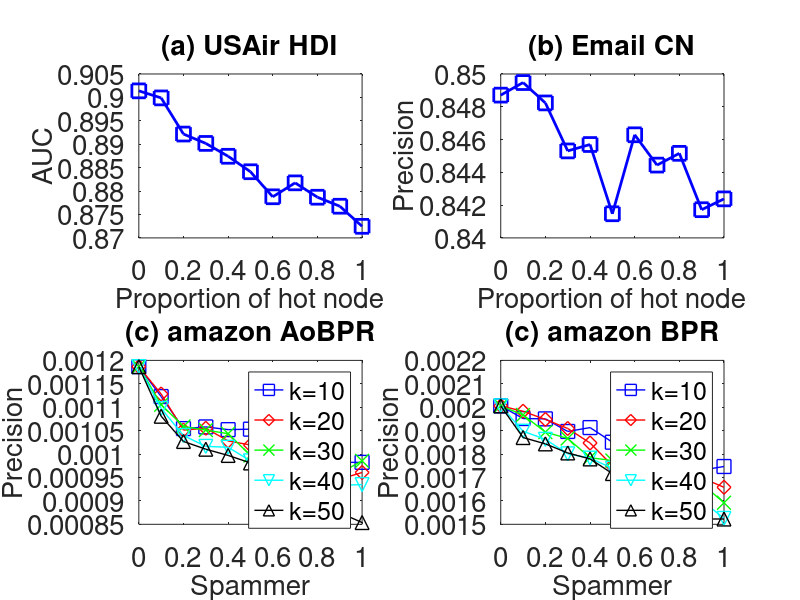

The MATLAB script that drew this image:
subplot(2,2,1);
x=0:0.1:1;
y=[
0.901395667
0.899891333
0.892173333
0.890175333
0.887428333
0.884124
0.878778
0.881754667
0.878684667
0.876763667
0.872471667
];
plot(x,y,'-bs','LineWidth',2,'MarkerSize',10);
set(gca,'FontSize',20);
xlabel('Proportion of hot node','fontsize',20);
ylabel('AUC','fontsize',20);
title('(a) USAir HDI','fontsize',20);

subplot(2,2,2);
x=0:0.1:1;
y=[0.84871,0.849476333,0.848234333 ,0.845306333 ,0.845697  0.841471667  ,0.846290667 ,0.844441 ,0.845158667 ,0.84172 ,0.842381 ,];
plot(x,y,'-bs','LineWidth',2,'MarkerSize',10);
set(gca,'FontSize',20);
xlabel('Proportion of hot node','fontsize',20);
ylabel('Precision','fontsize',20);
title('(b) Email CN','fontsize',20);

subplot(2,2,3);
x=0:0.1:1;
y=[0.001186700767263420 ,0.001122807017543860  ,0.00105434782608695 ,0.00105797101449275 ,0.00105217391304348 ,0.00105314009661836 ,0.00101601830663615 ,0.000997711670480547,0.000982286634460545 ,0.000982286634460545  ,0.000982286634460544 ,];
plot(x,y,'-bs','LineWidth',1,'MarkerSize',10);
hold on;

y=[0.001186700767263420,0.00112820512820513,0.00105120772946860 ,0.00105507246376811 ,0.0010280193236715,0.001019323671497580,0.000998885172798214,0.00100483091787439 ,0.00098357487922705 ,0.000946169772256727,0.000960662525879914 ,];
plot(x,y,'-rd','LineWidth',1,'MarkerSize',10);
hold on;

y=[0.001186700767263420,0.00110531400966183,0.00105893719806763 ,0.0010512077294686,0.00104347826086956,0.00099710144927536,0.000989371980676325,0.00098964803312629,0.000972129319955403,0.000959156785243739,0.000985507246376808,];
plot(x,y,'-gx','LineWidth',1,'MarkerSize',10);
hold on;

y=[0.001186700767263420,0.00109730848861283,0.00103961352657004,0.00101642512077294,0.00101449275362318,0.000985507246376809,0.000979066022544282,0.000966183574879225,0.000934782608695649,0.000933333333333331 ,0.000934782608695651,];
plot(x,y,'-cv','LineWidth',1,'MarkerSize',10);
hold on;

y=[0.001186700767263420,0.0010807453416149,0.00102691511387163,0.0010103519668737,0.00099710144927536,0.000981047937569675,0.000964803312629397,0.000919806763285022,0.000912077294685988,0.000874835309617916,0.000853754940711461 ,];
plot(x,y,'-k^','LineWidth',1,'MarkerSize',10);


set(gca,'FontSize',20);
xlabel('Spammer','fontsize',20);
ylabel('Precision','fontsize',20);
title('(c) amazon AoBPR','fontsize',20);

legend('k=10','k=20','k=30','k=40','k=50');
hold on;


subplot(2,2,4);
x=0:0.1:1;
y=[0.00200579710144927,0.001951690821256040 ,0.00195031055900621  ,0.00189648033126294 ,0.00191304347826087 ,0.00185061315496098 ,0.00185093167701863 ,0.00183574879227053 ,0.00177004830917874 ,0.001731400966183570 ,0.00174685990338164  ,];
plot(x,y,'-bs','LineWidth',1,'MarkerSize',10);
hold on;

y=[0.00200579710144927,0.00198260869565217 ,0.00194782608695652 ,0.00190917874396135 ,0.00184734299516908,0.00175072463768115,0.00173140096618357,0.00176548089591567 ,0.0017391304347826 ,0.00169899665551839,0.00165797101449275,];
plot(x,y,'-rd','LineWidth',1,'MarkerSize',10);
hold on;

y=[0.00200579710144927,0.0019671497584541,0.00189371980676328 ,0.001866666666666660,0.00178467908902691,0.00177225672877846,0.00175845410628019,0.00173913043478261,0.00172129319955406,0.00167342995169082,0.00159227053140096,];
plot(x,y,'-gx','LineWidth',1,'MarkerSize',10);
hold on;

y=[0.00200579710144927,0.0018975845410628,0.00186280193236715,0.00180096618357488,0.00178260869565217,0.0017391304347826,0.00172367149758454,0.00170821256038647,0.00170434782608695,0.00160248447204969  ,0.00152508361204013,];
plot(x,y,'-cv','LineWidth',1,'MarkerSize',10);
hold on;

y=[0.00200579710144927,0.001870531400966180 ,0.00184347826086956,0.00180483091787439,0.001779264214046820,0.00171683389074693,0.001700483091787430 ,0.00166570048309178,0.00163091787439613,0.0015227053140096625,0.0015227053140096623 ,];
plot(x,y,'-k^','LineWidth',1,'MarkerSize',10);


set(gca,'FontSize',20);
xlabel('Spammer','fontsize',20);
ylabel('Precision','fontsize',20);
title('(c) amazon BPR','fontsize',20);

legend('k=10','k=20','k=30','k=40','k=50');
hold on;
